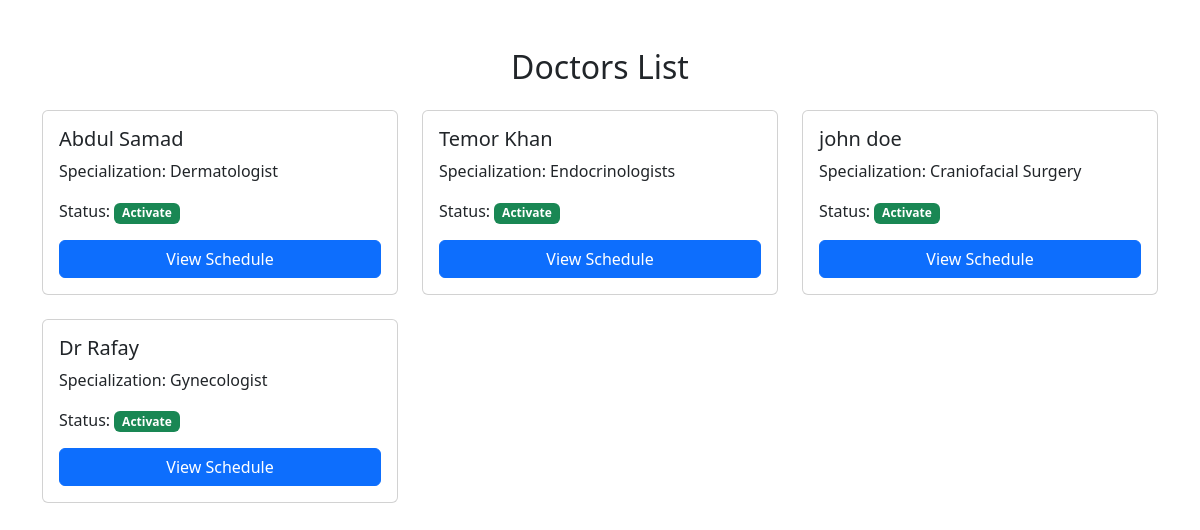
Page /pages/doctors.php on the committed database.
### tables this page shows
CREATE TABLE `doctor` (
  `id` int(11) NOT NULL,
  `name` varchar(55) NOT NULL,
  `email` varchar(55) NOT NULL,
  `pwd` varchar(55) NOT NULL,
  `Specialization` varchar(55) NOT NULL,
  `status` varchar(55) DEFAULT 'Activate',
  `created_at` timestamp NOT NULL DEFAULT curdate()
);

### includes/model.php (called while the page is built, shortened)
<?php
class model
{
    public $conn;
    public function __construct($conn)
    {
        $this->conn = $conn;
    }
    public function fetch_records($table, $columns = ['*'], $join = "", $conditions = [])
    {
        $table = preg_replace('/[^a-zA-Z0-9_]/', '', $table);
        $cols = implode(', ', $columns);
        $where = [];
        foreach ($conditions as $column => $value) {
            $where[] = "$column = ?";
        }
        $where_clause = !empty($where) ? implode(' AND ', $where) : '';
        $sql = "SELECT $cols FROM `$table`";
        if (!empty($where_clause)) {
            $sql .= " WHERE $where_clause";
        }
        $stmt = $this->conn->prepare($sql);
        if (!empty($conditions)) {
            $types = str_repeat("s", count($conditions));
            $values = array_values($conditions);
            $stmt->bind_param($types, ...$values);
        }
        $stmt->execute();
        $result = $stmt->get_result();
        $data = [];
        while ($row = $result->fetch_assoc()) {
            $data[] = $row;
        }
        return $data;
    }
}
?>

### pages/doctors.php (the view, shortened to what this page needs)
<?php
require_once 'includes/model.php';
$db = new database();
$conn = $db->connection();
$controller = new controller($conn);
$data = $controller->fetch_records('doctor', ['*'], [], ['status' => 'Activate']);
?>
<!DOCTYPE html>
<html lang="en">
<head>
  <link href="https://cdn.jsdelivr.net/npm/bootstrap@5.3.2/dist/css/bootstrap.min.css" rel="stylesheet">
</head>
<body>
  <div class="container py-5">
    <h2 class="mb-4 text-center">Doctors List</h2>
    <div class="row g-4">
      <?php
      foreach ($data as $row) { ?>
      <div class="col-md-4">
        <div class="card p-3">
          <h5><?php echo $row['name']; ?></h5>
          <p>Specialization: <?php echo $row['Specialization']; ?></p>
          <p>Status: <span class="badge bg-success"><?php echo $row['status']; ?></span></p>
          <a href="./schedule?id=<?php echo $row['id'] ?>" class="btn btn-primary">View Schedule</a>
        </div>
      </div>
      <?php } ?>
    </div>
  </div>
</body>
</html>

### rows in the picture
doctor: name "Abdul Samad", Specialization "Dermatologist", status "Activate"
doctor: name "Temor Khan", Specialization "Endocrinologists", status "Activate"
doctor: name "john doe", Specialization "Craniofacial Surgery", status "Activate"
doctor: name "Dr Rafay", Specialization "Gynecologist", status "Activate"
